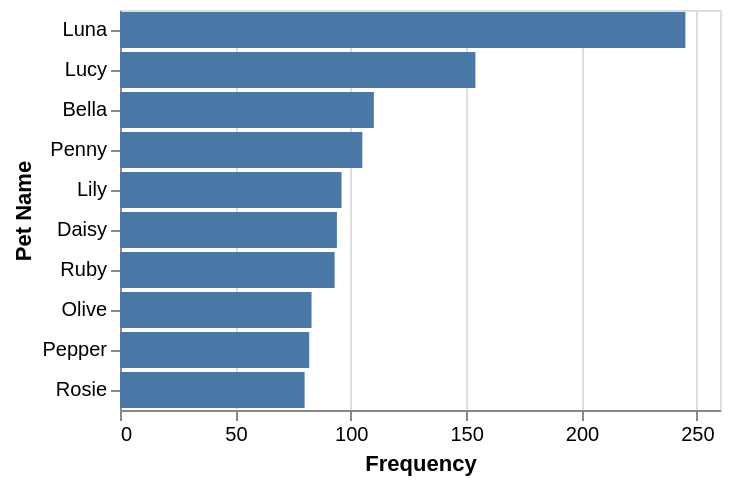

The cell this chart's notebook holds for it:
### Code cell
alt.Chart(normalized_top_names_freq_df).mark_bar().encode(
    y=alt.Y("name:N", title="Pet Name", sort="-x"),
    x=alt.X("frequency:Q", title="Frequency"),
)

### Figure 1 — Vega-Lite specification as saved in the notebook (floating-point values rounded to 4 significant figures)
{"config": {"view": {"continuousWidth": 300, "continuousHeight": 300}}, "data": {"name": "data-60e8e80f191168dd8551ef6c943d24e2"}, "mark": {"type": "bar"}, "encoding": {"x": {"field": "frequency", "title": "Frequency", "type": "quantitative"}, "y": {"field": "name", "sort": "-x", "title": "Pet Name", "type": "nominal"}}, "$schema": "https://vega.github.io/schema/vega-lite/v6.1.0.json", "datasets": {"data-60e8e80f191168dd8551ef6c943d24e2": [{"name": "Luna", "frequency": 245}, {"name": "Lucy", "frequency": 154}, {"name": "Bella", "frequency": 110}, {"name": "Penny", "frequency": 105}, {"name": "Lily", "frequency": 96}, {"name": "Daisy", "frequency": 94}, {"name": "Ruby", "frequency": 93}, {"name": "Olive", "frequency": 83}, {"name": "Pepper", "frequency": 82}, {"name": "Rosie", "frequency": 80}]}}
